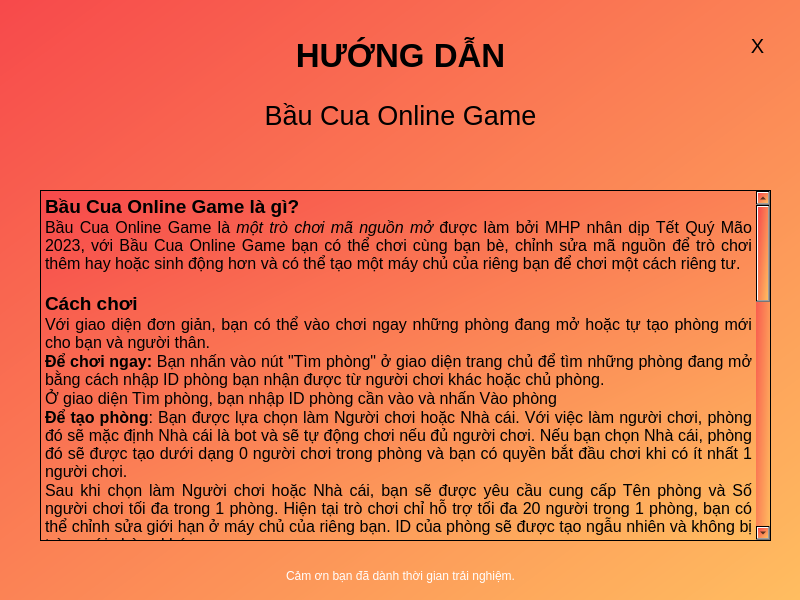
<?xml version="1.0" encoding="UTF-8"?>
<ui version="4.0">
 <class>Main</class>
 <widget class="QMainWindow" name="Main">
  <property name="geometry">
   <rect>
    <x>0</x>
    <y>0</y>
    <width>800</width>
    <height>600</height>
   </rect>
  </property>
  <property name="windowTitle">
   <string>Game Bầu Cua Online - Opening Page</string>
  </property>
  <property name="styleSheet">
   <string notr="true">background-color: qlineargradient(spread:pad, x1:0, y1:0, x2:1, y2:1, stop:0 rgba(247, 73, 75, 255), stop:0.997452 rgba(255, 189, 96, 255), stop:1 rgba(255, 255, 255, 255));</string>
  </property>
  <widget class="QWidget" name="centralwidget">
   <property name="styleSheet">
    <string notr="true"/>
   </property>
   <widget class="QLabel" name="title">
    <property name="geometry">
     <rect>
      <x>0</x>
      <y>30</y>
      <width>801</width>
      <height>50</height>
     </rect>
    </property>
    <property name="sizePolicy">
     <sizepolicy hsizetype="Fixed" vsizetype="Fixed">
      <horstretch>0</horstretch>
      <verstretch>0</verstretch>
     </sizepolicy>
    </property>
    <property name="font">
     <font>
      <family>Segoe UI</family>
      <pointsize>25</pointsize>
      <weight>75</weight>
      <bold>true</bold>
     </font>
    </property>
    <property name="autoFillBackground">
     <bool>false</bool>
    </property>
    <property name="styleSheet">
     <string notr="true">background:none;</string>
    </property>
    <property name="text">
     <string>HƯỚNG DẪN</string>
    </property>
    <property name="scaledContents">
     <bool>true</bool>
    </property>
    <property name="alignment">
     <set>Qt::AlignCenter</set>
    </property>
   </widget>
   <widget class="QLabel" name="description">
    <property name="geometry">
     <rect>
      <x>0</x>
      <y>90</y>
      <width>801</width>
      <height>51</height>
     </rect>
    </property>
    <property name="font">
     <font>
      <pointsize>20</pointsize>
     </font>
    </property>
    <property name="styleSheet">
     <string notr="true">background:none;</string>
    </property>
    <property name="text">
     <string>Bầu Cua Online Game</string>
    </property>
    <property name="alignment">
     <set>Qt::AlignCenter</set>
    </property>
   </widget>
   <widget class="QLabel" name="credit">
    <property name="geometry">
     <rect>
      <x>0</x>
      <y>560</y>
      <width>801</width>
      <height>31</height>
     </rect>
    </property>
    <property name="styleSheet">
     <string notr="true">color:white;background-color:none;</string>
    </property>
    <property name="text">
     <string>Cảm ơn bạn đã dành thời gian trải nghiệm.</string>
    </property>
    <property name="alignment">
     <set>Qt::AlignCenter</set>
    </property>
   </widget>
   <widget class="QTextBrowser" name="tutorialtb">
    <property name="geometry">
     <rect>
      <x>40</x>
      <y>190</y>
      <width>731</width>
      <height>351</height>
     </rect>
    </property>
    <property name="html">
     <string>&lt;!DOCTYPE HTML PUBLIC &quot;-//W3C//DTD HTML 4.0//EN&quot; &quot;http://www.w3.org/TR/REC-html40/strict.dtd&quot;&gt;
&lt;html&gt;&lt;head&gt;&lt;meta name=&quot;qrichtext&quot; content=&quot;1&quot; /&gt;&lt;style type=&quot;text/css&quot;&gt;
p, li { white-space: pre-wrap; }
&lt;/style&gt;&lt;/head&gt;&lt;body style=&quot; font-family:'MS Shell Dlg 2'; font-size:7.8pt; font-weight:400; font-style:normal;&quot;&gt;
&lt;p align=&quot;justify&quot; style=&quot; margin-top:0px; margin-bottom:0px; margin-left:0px; margin-right:0px; -qt-block-indent:0; text-indent:0px;&quot;&gt;&lt;span style=&quot; font-size:14pt; font-weight:600;&quot;&gt;Bầu Cua Online Game là gì?&lt;/span&gt;&lt;/p&gt;
&lt;p align=&quot;justify&quot; style=&quot; margin-top:0px; margin-bottom:0px; margin-left:0px; margin-right:0px; -qt-block-indent:0; text-indent:0px;&quot;&gt;&lt;span style=&quot; font-size:12pt;&quot;&gt;Bầu Cua Online Game là &lt;/span&gt;&lt;span style=&quot; font-size:12pt; font-style:italic;&quot;&gt;một trò chơi mã nguồn mở&lt;/span&gt;&lt;span style=&quot; font-size:12pt;&quot;&gt; được làm bởi MHP nhân dịp Tết Quý Mão 2023, với Bầu Cua Online Game bạn có thể chơi cùng bạn bè, chỉnh sửa mã nguồn để trò chơi thêm hay hoặc sinh động hơn và có thể tạo một máy chủ của riêng bạn để chơi một cách riêng tư.&lt;/span&gt;&lt;/p&gt;
&lt;p align=&quot;justify&quot; style=&quot;-qt-paragraph-type:empty; margin-top:0px; margin-bottom:0px; margin-left:0px; margin-right:0px; -qt-block-indent:0; text-indent:0px; font-size:12pt;&quot;&gt;&lt;br /&gt;&lt;/p&gt;
&lt;p align=&quot;justify&quot; style=&quot; margin-top:0px; margin-bottom:0px; margin-left:0px; margin-right:0px; -qt-block-indent:0; text-indent:0px;&quot;&gt;&lt;span style=&quot; font-size:14pt; font-weight:600;&quot;&gt;Cách chơi&lt;/span&gt;&lt;/p&gt;
&lt;p align=&quot;justify&quot; style=&quot; margin-top:0px; margin-bottom:0px; margin-left:0px; margin-right:0px; -qt-block-indent:0; text-indent:0px;&quot;&gt;&lt;span style=&quot; font-size:12pt;&quot;&gt;Với giao diện đơn giản, bạn có thể vào chơi ngay những phòng đang mở hoặc tự tạo phòng mới cho bạn và người thân.&lt;/span&gt;&lt;/p&gt;
&lt;p align=&quot;justify&quot; style=&quot; margin-top:0px; margin-bottom:0px; margin-left:0px; margin-right:0px; -qt-block-indent:0; text-indent:0px;&quot;&gt;&lt;span style=&quot; font-size:12pt; font-weight:600;&quot;&gt;Để chơi ngay:&lt;/span&gt;&lt;span style=&quot; font-size:12pt;&quot;&gt; Bạn nhấn vào nút &amp;quot;Tìm phòng&amp;quot; ở giao diện trang chủ để tìm những phòng đang mở bằng cách nhập ID phòng bạn nhận được từ người chơi khác hoặc chủ phòng.&lt;/span&gt;&lt;/p&gt;
&lt;p align=&quot;justify&quot; style=&quot; margin-top:0px; margin-bottom:0px; margin-left:0px; margin-right:0px; -qt-block-indent:0; text-indent:0px;&quot;&gt;&lt;span style=&quot; font-size:12pt;&quot;&gt;Ở giao diện Tìm phòng, bạn nhập ID phòng cần vào và nhấn Vào phòng&lt;/span&gt;&lt;/p&gt;
&lt;p align=&quot;justify&quot; style=&quot; margin-top:0px; margin-bottom:0px; margin-left:0px; margin-right:0px; -qt-block-indent:0; text-indent:0px;&quot;&gt;&lt;span style=&quot; font-size:12pt; font-weight:600;&quot;&gt;Để tạo phòng&lt;/span&gt;&lt;span style=&quot; font-size:12pt;&quot;&gt;: Bạn được lựa chọn làm Người chơi hoặc Nhà cái. Với việc làm người chơi, phòng đó sẽ mặc định Nhà cái là bot và sẽ tự động chơi nếu đủ người chơi. Nếu bạn chọn Nhà cái, phòng đó sẽ được tạo dưới dạng 0 người chơi trong phòng và bạn có quyền bắt đầu chơi khi có ít nhất 1 người chơi.&lt;/span&gt;&lt;/p&gt;
&lt;p align=&quot;justify&quot; style=&quot; margin-top:0px; margin-bottom:0px; margin-left:0px; margin-right:0px; -qt-block-indent:0; text-indent:0px;&quot;&gt;&lt;span style=&quot; font-size:12pt;&quot;&gt;Sau khi chọn làm Người chơi hoặc Nhà cái, bạn sẽ được yêu cầu cung cấp Tên phòng và Số người chơi tối đa trong 1 phòng. Hiện tại trò chơi chỉ hỗ trợ tối đa 20 người trong 1 phòng, bạn có thể chỉnh sửa giới hạn ở máy chủ của riêng bạn. ID của phòng sẽ được tạo ngẫu nhiên và không bị trùng với phòng khác.&lt;/span&gt;&lt;/p&gt;
&lt;p align=&quot;justify&quot; style=&quot; margin-top:0px; margin-bottom:0px; margin-left:0px; margin-right:0px; -qt-block-indent:0; text-indent:0px;&quot;&gt;&lt;span style=&quot; font-size:12pt;&quot;&gt;Sau khi đã tạo phòng hoặc vào phòng, bạn sẽ được chuyển đến phòng chờ để chờ tất cả người chơi sẵn sàng hoặc để chờ đủ người trong phòng nếu Nhà cái phòng của bạn là bot. &lt;/span&gt;&lt;span style=&quot; font-size:12pt; font-weight:600;&quot;&gt;Nếu bạn muốn chia sẻ ID cho người chơi khác, hãy click vào chữ &amp;quot;ID: (ID của bạn)&amp;quot; góc trên cùng bên phải, app sẽ tự động copy cho bạn.&lt;/span&gt;&lt;/p&gt;
&lt;p align=&quot;justify&quot; style=&quot; margin-top:0px; margin-bottom:0px; margin-left:0px; margin-right:0px; -qt-block-indent:0; text-indent:0px;&quot;&gt;&lt;span style=&quot; font-size:12pt;&quot;&gt;Khi tất cả đã sẵn sàng và phòng bắt đầu chơi, bạn sẽ được chuyển đến trang lựa chọn, sẽ có 6 lựa chọn là Bầu, Cua, Tôm, Cá, Gà, Hổ theo kiểu chơi tiêu chuẩn, lưu ý rằng mỗi con vật chỉ được chọn 1 lần. &lt;/span&gt;&lt;span style=&quot; font-size:12pt; font-style:italic;&quot;&gt;Nếu bạn là Nhà cái, bạn sẽ không được chọn mà việc của bạn là ngồi đợi người chơi khác chọn và bắt đầu tung xúc xắc.&lt;/span&gt;&lt;/p&gt;
&lt;p align=&quot;justify&quot; style=&quot; margin-top:0px; margin-bottom:0px; margin-left:0px; margin-right:0px; -qt-block-indent:0; text-indent:0px;&quot;&gt;&lt;span style=&quot; font-size:12pt;&quot;&gt;Sau khi chọn bạn hãy nhấn Khóa, lúc này phòng sẽ đợi đến khi tất cả đều khóa thì mới bắt đầu tung xúc xắc.&lt;/span&gt;&lt;/p&gt;
&lt;p align=&quot;justify&quot; style=&quot; margin-top:0px; margin-bottom:0px; margin-left:0px; margin-right:0px; -qt-block-indent:0; text-indent:0px;&quot;&gt;&lt;span style=&quot; font-size:12pt;&quot;&gt;Khi đã chọn xong bạn sẽ được chuyển đến trang tung xúc xắc, hình 2D của xúc xắc được tung sẽ hiện trên màn hình sau ít giây và cả chữ của chúng, bạn sẽ được biết mình thắng hay thua và số tiền (MHPoint) của bạn sẽ được cộng hoặc giảm tự động. Nếu bạn là Nhà cái, số tiền bạn nhận được sẽ là số tiền thua của người chơi và ngược lại, số tiền mất của bạn sẽ là số tiền thắng của người chơi.&lt;/span&gt;&lt;/p&gt;
&lt;p align=&quot;justify&quot; style=&quot; margin-top:0px; margin-bottom:0px; margin-left:0px; margin-right:0px; -qt-block-indent:0; text-indent:0px;&quot;&gt;&lt;span style=&quot; font-size:12pt;&quot;&gt;Sau khi nhận được kết quả, nếu bạn muốn chơi tiếp có thể nhấn vào nút Chơi lại ở góc trái cuối màn hình, nút này giống như nút Sẵn sàng, sẽ yêu cầu tất cả người chơi đều nhấn thì mới bắt đầu ván mới. Nếu bạn không muốn chơi nữa, có thể nhấn nút &amp;quot;X&amp;quot; ở góc trên cùng bên phải màn hình, lúc này bạn sẽ được tự động chuyển về màn hình chính.&lt;/span&gt;&lt;/p&gt;
&lt;p align=&quot;justify&quot; style=&quot;-qt-paragraph-type:empty; margin-top:0px; margin-bottom:0px; margin-left:0px; margin-right:0px; -qt-block-indent:0; text-indent:0px; font-size:12pt;&quot;&gt;&lt;br /&gt;&lt;/p&gt;
&lt;p align=&quot;justify&quot; style=&quot; margin-top:0px; margin-bottom:0px; margin-left:0px; margin-right:0px; -qt-block-indent:0; text-indent:0px;&quot;&gt;&lt;span style=&quot; font-size:14pt; font-weight:600;&quot;&gt;Những Quy ước&lt;/span&gt;&lt;/p&gt;
&lt;p align=&quot;justify&quot; style=&quot; margin-top:0px; margin-bottom:0px; margin-left:0px; margin-right:0px; -qt-block-indent:0; text-indent:0px;&quot;&gt;&lt;span style=&quot; font-size:12pt;&quot;&gt;Tiền tệ sẽ có kí hiệu là MHPoint và không thể đổi qua tiền thật và ngược lại.&lt;/span&gt;&lt;/p&gt;
&lt;p align=&quot;justify&quot; style=&quot; margin-top:0px; margin-bottom:0px; margin-left:0px; margin-right:0px; -qt-block-indent:0; text-indent:0px;&quot;&gt;&lt;span style=&quot; font-size:12pt;&quot;&gt;Trò chơi không yêu cầu bạn cung cấp thông tin nhạy cảm lên trò chơi và bạn được khuyến khích không nên tung thông tin nhạy cảm của mình lên trò chơi bằng bất kì giá nào.&lt;/span&gt;&lt;/p&gt;
&lt;p align=&quot;justify&quot; style=&quot; margin-top:0px; margin-bottom:0px; margin-left:0px; margin-right:0px; -qt-block-indent:0; text-indent:0px;&quot;&gt;&lt;span style=&quot; font-size:12pt;&quot;&gt;Mọi thông tin về người chơi trên trò chơi đều có thể thay đổi trong tệp tin customize.json, bạn có thể thay đổi tùy thích.&lt;/span&gt;&lt;/p&gt;
&lt;p align=&quot;justify&quot; style=&quot; margin-top:0px; margin-bottom:0px; margin-left:0px; margin-right:0px; -qt-block-indent:0; text-indent:0px;&quot;&gt;&lt;span style=&quot; font-size:12pt;&quot;&gt;Số tiền của bạn sẽ được làm mới sau khi bạn thoát phòng chơi gần nhất, kể cả khi số MHPoint của bạn về con số 0.&lt;/span&gt;&lt;/p&gt;
&lt;p align=&quot;justify&quot; style=&quot; margin-top:0px; margin-bottom:0px; margin-left:0px; margin-right:0px; -qt-block-indent:0; text-indent:0px;&quot;&gt;&lt;span style=&quot; font-size:12pt;&quot;&gt;Máy chủ được cung cấp bởi MHP miễn phí cho người dùng và sẽ không yêu cầu bạn cung cấp bất kì khoản chi phí nào, MHP chỉ mong các bạn sẽ tiếp tục ủng hộ (Một cốc cafe hoặc chia sẻ rộng rãi) để nhóm có thể tiếp tục phát triển.&lt;/span&gt;&lt;/p&gt;
&lt;p align=&quot;justify&quot; style=&quot; margin-top:0px; margin-bottom:0px; margin-left:0px; margin-right:0px; -qt-block-indent:0; text-indent:0px;&quot;&gt;&lt;span style=&quot; font-size:12pt;&quot;&gt;Bạn có thể tạo máy chủ của riêng mình nếu bạn thấy máy chủ public chưa được tốt, nhưng mong bạn sẽ không xóa dòng Credit của bọn mình vì công sức của cả nhóm bỏ ra là khá nhiều 💖&lt;/span&gt;&lt;/p&gt;
&lt;p align=&quot;justify&quot; style=&quot; margin-top:0px; margin-bottom:0px; margin-left:0px; margin-right:0px; -qt-block-indent:0; text-indent:0px;&quot;&gt;&lt;span style=&quot; font-size:12pt;&quot;&gt;Các bạn có thể đóng gói ứng dụng thành tệp tin .exe, nhưng nhóm mình &lt;/span&gt;&lt;span style=&quot; font-size:12pt; font-weight:600;&quot;&gt;sẽ không chịu trách nhiệm&lt;/span&gt;&lt;span style=&quot; font-size:12pt;&quot;&gt; với những hành vi chèn mã độc vào tệp tin .exe và chia sẻ dưới danh nghĩa là ứng dụng của bọn mình. Trò chơi của bọn mình là hoàn toàn mã nguồn mở và sẽ luôn luôn (khá chắc) là như vậy.&lt;/span&gt;&lt;/p&gt;
&lt;p align=&quot;justify&quot; style=&quot; margin-top:0px; margin-bottom:0px; margin-left:0px; margin-right:0px; -qt-block-indent:0; text-indent:0px;&quot;&gt;&lt;span style=&quot; font-size:12pt;&quot;&gt;Mục đích của trò chơi này là để giải trí với gia đình và bạn bè những ngày Tết, vui lòng không lợi dụng để trục lợi cá nhân.&lt;/span&gt;&lt;/p&gt;
&lt;p align=&quot;justify&quot; style=&quot;-qt-paragraph-type:empty; margin-top:0px; margin-bottom:0px; margin-left:0px; margin-right:0px; -qt-block-indent:0; text-indent:0px; font-size:12pt;&quot;&gt;&lt;br /&gt;&lt;/p&gt;
&lt;p align=&quot;justify&quot; style=&quot; margin-top:0px; margin-bottom:0px; margin-left:0px; margin-right:0px; -qt-block-indent:0; text-indent:0px;&quot;&gt;&lt;span style=&quot; font-size:14pt; font-weight:600;&quot;&gt;Official Game Link&lt;/span&gt;&lt;/p&gt;
&lt;p align=&quot;justify&quot; style=&quot; margin-top:0px; margin-bottom:0px; margin-left:0px; margin-right:0px; -qt-block-indent:0; text-indent:0px;&quot;&gt;&lt;span style=&quot; font-size:12pt;&quot;&gt;Bản mới nhất của trò chơi sẽ luôn được cập nhật trên trang Github của MHP0920.&lt;/span&gt;&lt;/p&gt;&lt;/body&gt;&lt;/html&gt;</string>
    </property>
   </widget>
   <widget class="QLabel" name="exit">
    <property name="geometry">
     <rect>
      <x>730</x>
      <y>20</y>
      <width>55</width>
      <height>51</height>
     </rect>
    </property>
    <property name="font">
     <font>
      <family>Segoe UI</family>
      <pointsize>15</pointsize>
     </font>
    </property>
    <property name="cursor">
     <cursorShape>PointingHandCursor</cursorShape>
    </property>
    <property name="styleSheet">
     <string notr="true">QLabel {
background:none;
}
QLabel::hover {
background:none;
color:white;
}</string>
    </property>
    <property name="text">
     <string>X</string>
    </property>
    <property name="alignment">
     <set>Qt::AlignCenter</set>
    </property>
   </widget>
  </widget>
 </widget>
 <resources>
  <include location="background.qrc"/>
 </resources>
 <connections/>
</ui>
